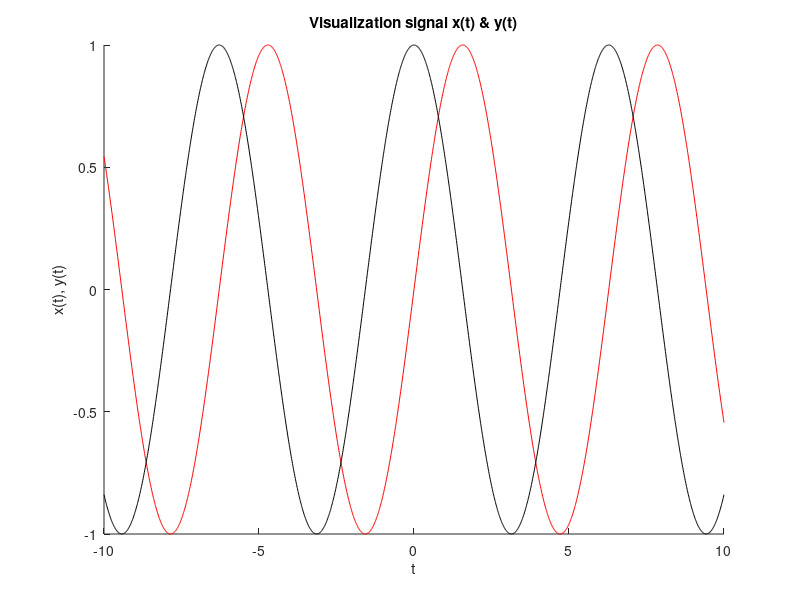

Reproduce this figure in MATLAB.
hold on
t=-10:0.01:10
y=sin(t)
plot(t,y,'r')
z=cos(t)
plot(t,z,'k')
xlabel('t')
ylabel('x(t), y(t)')
title('Visualization signal x(t) & y(t)')
hold off
